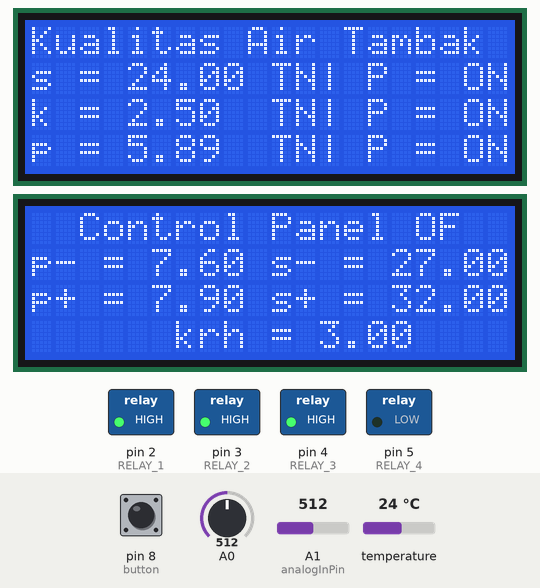
This sketch was run on a simulated Arduino Mega 2560, built with avr-gcc and run on an emulated ATmega2560. Shown: 2 × 20×4 character LCD, switched loads named in the sketch (green lamp = pin HIGH). Inputs (shaded band) come from the test bench; at power-on: temperature 24 °C, A0 = 512, pin 8 (button) HIGH, A1 (analogInPin) = 512. WiFi joins after 1.5 s; servers stay silent unless stated; what the sketch prints to the serial monitor is not drawn.

Above: at 6.4 s.
6.5 s: temperature set to 26.6 °C
At 8.0 s:
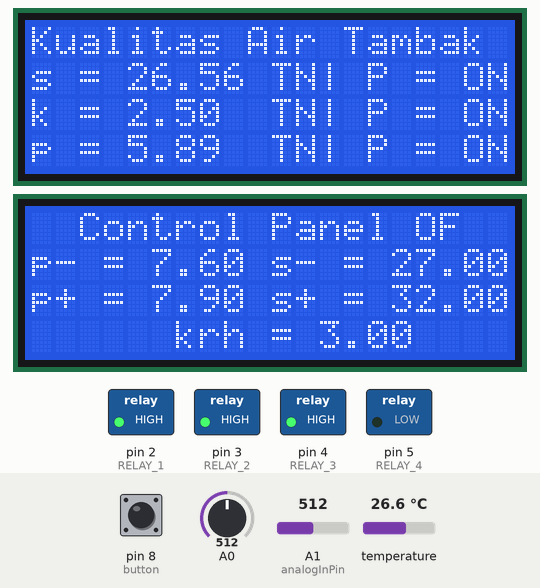
8.6 s: temperature set to 27.8 °C
At 10.0 s:
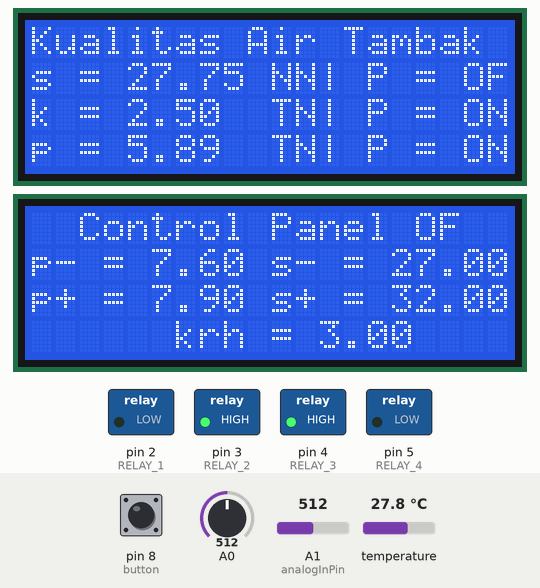
10.5 s: A0 set to 606
At 11.5 s:
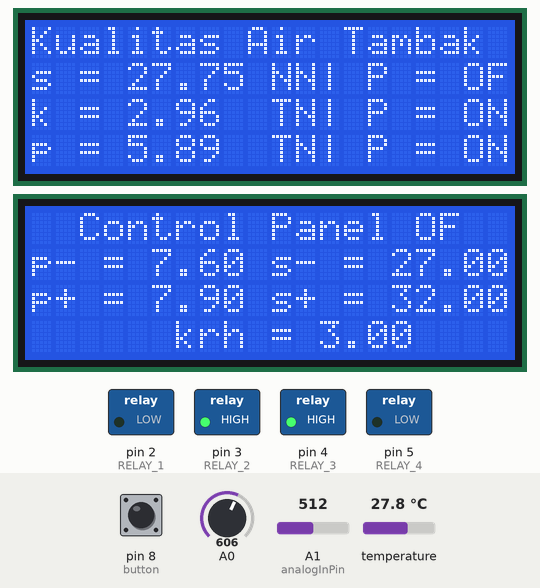
12.5 s: A0 set to 628
At 13.3 s:
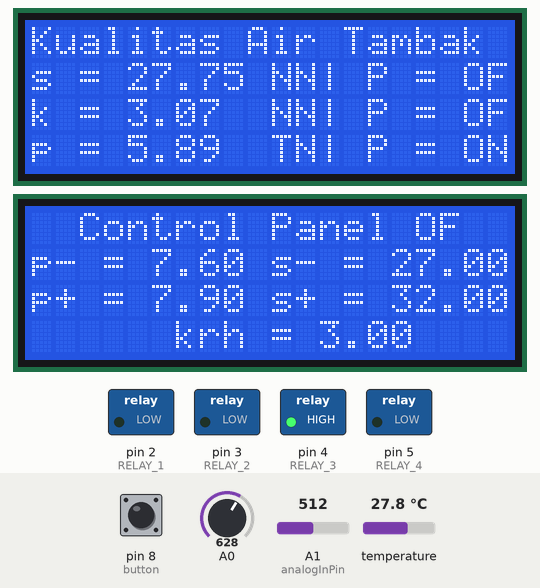
14.5 s: pin 8 (button) pulled LOW for 1 s
17.0 s: temperature set to 12 °C
At 18.4 s:
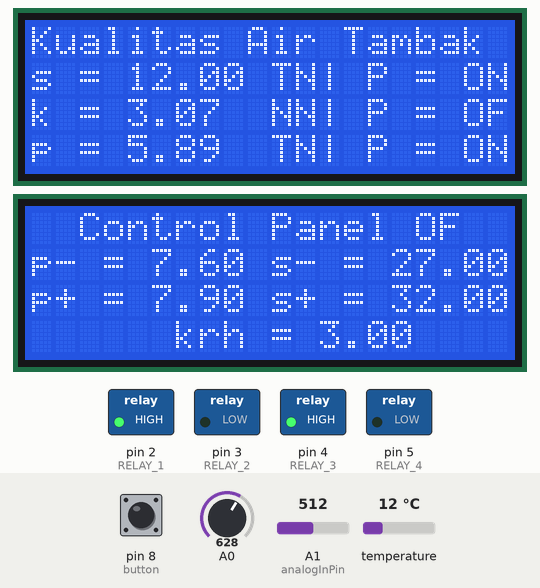
Timing chart, 0 to 19.9 s (numbered marks = the images above; inputs shaded):
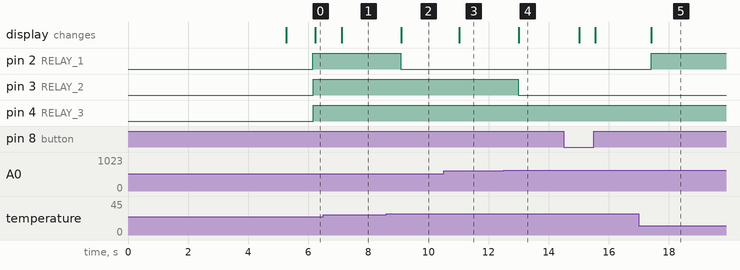

Measured:
- the behaviour switches between 26.9 and 27 °C on temperature (found by bisection; images 1 and 2)
- the behaviour switches between 614 and 615 on A0 (found by bisection; images 3 and 4)
- after the input at 6.5 s, the display: changes after 0.61 s (image 1)
- after the input at 8.6 s, pin 2 (RELAY_1): HIGH → LOW after 0.48 s; the display: changes after 0.49 s (image 2)
- after the input at 10.5 s, the display: changes after 0.53 s (image 3)
- after the input at 12.5 s, pin 3 (RELAY_2): HIGH → LOW after 0.49 s; the display: changes after 0.50 s (image 4)
- after the input at 17.0 s, pin 2 (RELAY_1): LOW → HIGH after 0.41 s; the display: changes after 0.41 s (image 5)

The sketch:

paket_kompilit_modif.ino
```cpp
#include <SPI.h>
#include <OneWire.h>
#include <DallasTemperature.h>
#include <LiquidCrystal_I2C.h>
#include <Keypad.h>
#include <Ethernet.h>
LiquidCrystal_I2C lcd(0x27,20,4);
LiquidCrystal_I2C lcd1(0x23,20,4);

byte mac[] = {0xDE, 0xAD, 0xBE, 0xEF, 0xFE, 0xED };
IPAddress ip(192,168,10,2);
char server[] = "192.168.10.1";
EthernetClient client;


//untuk keypad
const byte numRows= 4; //baris pada keypad
const byte numCols= 4; //Kolom pada keypad
char keymap[numRows][numCols]=
{
{'1', '2', '3', 'A'},
{'4', '5', '6', 'B'},
{'7', '8', '9', 'C'},
{'*', '0', '#', 'D'}
};
byte rowPins[numRows]= {39,41,43,45};
byte colPins[numCols]= {47,49,51,53};
Keypad myKeypad= Keypad(makeKeymap(keymap), rowPins, colPins, numRows, numCols);
boolean presentValue = false;

//define relay
#define RELAY_ON 0 //relay off
#define RELAY_OFF 1 //relay off
#define RELAY_1  2   // pin yang digunakan yaitu pin 2
#define RELAY_2  3   // pin yang digunakan yaitu pin 3
#define RELAY_3  4   // pin yang digunakan yaitu pin 4
#define RELAY_4  5   // pin yang digunakan yaitu pin 5

//define ph
const int analogInPin = A1;
int sensorValue = 0;
unsigned long int avgValue;
float b;
int buf[10],temp;


//untuk buzzer
int buzzer=13;


//untuk suhu
int temp_sensor = 6;
float temperature = 0;    //Variable to store the temperature in
float lowerLimit = 27.0;      //define the lower threshold for the temperature
float upperLimit = 32.0;      //define the upper threshold for the temperature

//untuk ph
float minph = 7.6;
float maxph = 7.9;
float pHValue=0;

//untuk kekeruhan
float voltage1 = 0;
float keruh=3.0;

OneWire ourWire(temp_sensor);
DallasTemperature sensors(&ourWire);
long previousMillis = 0;
long interval = 1000;
int button = 8;

void setup()
{
sensors.begin();


//untuk lcd
lcd.init();                      // initialize the lcd
lcd1.init();
lcd.backlight();
lcd1.backlight();
lcd1.setCursor(3,0);
lcd1.print("WELCOME");
lcd.setCursor(0,0);
lcd.print("PROTOTIPE MONITORING");
lcd.setCursor(0,1);
lcd.print("KUALITAS AIR TAMBAK");
lcd.setCursor(3,2);
lcd.print("IKAN KERAPU");
lcd.setCursor(1,3);
lcd.print("BERBASIS ARDUINO");
delay(5000);
lcd.clear();
lcd1.clear();

Serial.begin(9600);

pinMode(RELAY_1, OUTPUT);
digitalWrite(RELAY_1, RELAY_ON);
pinMode(RELAY_2, OUTPUT);
digitalWrite(RELAY_2, RELAY_ON);
pinMode(RELAY_3, OUTPUT);
digitalWrite(RELAY_3, RELAY_ON);
pinMode(RELAY_4, OUTPUT);
digitalWrite(RELAY_4, RELAY_ON);
//delay(1000);
Ethernet.begin(mac, ip);
lcd.setCursor(0,0);
lcd.print("Kualitas Air Tambak");
lcd.setCursor(12,1);
lcd.print("|");
lcd.setCursor(12,2);
lcd.print("|");
lcd.setCursor(12,3);
lcd.print("|");
lcd1.setCursor(2,0);
lcd1.print("Control Panel");
pinMode(button, INPUT);
digitalWrite(button, HIGH);
}


void loop(){
  if (digitalRead(button)==LOW){
  lcd1.setCursor(16,0);
  lcd1.print("ON");
  gantidata();
  Serial.println("ganti data");
  }else if (digitalRead(button)==HIGH){
  lcd1.setCursor(16,0);
  lcd1.print("OF");
  proses();
  Serial.println("proses data");
  }
  lcd1.setCursor (0,1);
  lcd1.print("p- = ");
  lcd1.setCursor (5,1);
  lcd1.print(minph);
  lcd1.setCursor (0,2);
  lcd1.print("p+ = ");
  lcd1.setCursor (5,2);
  lcd1.print(maxph);
  lcd1.setCursor (10,1);
  lcd1.print("s- = ");
  lcd1.setCursor (15,1);
  lcd1.print(lowerLimit);
  lcd1.setCursor (10,2);
  lcd1.print("s+ = ");
  lcd1.setCursor (15,2);
  lcd1.print(upperLimit);
  lcd1.setCursor (6,3);
  lcd1.print("krh = ");
  lcd1.setCursor (12,3);
  lcd1.print(keruh);
}


void gantidata(){
  char key = myKeypad.getKey();
  if (key != NO_KEY && (key=='1')){
    lowerLimit = lowerLimit - 0.1;
  }else if (key != NO_KEY && (key=='2')){
    lowerLimit = lowerLimit + 0.1;
  }
  else if (key != NO_KEY && (key=='4')){
    upperLimit = upperLimit - 0.1;
   }
  else if (key != NO_KEY && (key=='5')){
    upperLimit = upperLimit + 0.1;
   }
  else if (key != NO_KEY && (key=='7')){
    minph = minph - 0.1;
   }
   else if (key != NO_KEY && (key=='8')){
    minph = minph + 0.1;
  }
   else if (key != NO_KEY && (key=='A')){
    maxph = maxph - 0.1;
  }
   else if (key != NO_KEY && (key=='B')){
    maxph = maxph + 0.1;
  }
  else if (key != NO_KEY && (key=='*')){
    keruh = keruh - 0.1;
    //Serial.println(keruh);
  }
  else if (key != NO_KEY && (key=='0')){
    keruh = keruh + 0.1;
    //Serial.println(keruh);
  }
}


void proses()
{
  //cek suhu
  sensors.requestTemperatures();
  temperature = sensors.getTempCByIndex(0);

  //cek kondisi kekeruhan
  int sensorValue = analogRead(A0);// read the input on analog pin 0:
  float voltage1 = sensorValue * (5.0 / 1024.0); // Convert the analog reading (which goes from 0 - 1023) to a voltage (0 - 5V):


  //cek kondisi ph
    for(int i=0;i<10;i++) {
      buf[i]=analogRead(analogInPin);
      delay(10);
     }
        for(int i=0;i<9;i++)
        {
          for(int j=i+1;j<10;j++)
            {
              if(buf[i]>buf[j])
                {
                  temp=buf[i];
                  buf[i]=buf[j];
                  buf[j]=temp;
                }
            }
        }
           avgValue=0;
           for(int i=2;i<8;i++)
           avgValue+=buf[i];
           float pHVol=(float)avgValue*5.0/1024/6;
           pHValue = -5.70 * pHVol + 21.34 - 1.2;

   //cetak di lcd
    lcd.setCursor(0,1);
    lcd.print("s = ");
    lcd.print(temperature);
    lcd.setCursor(0,2);
    lcd.print("k = ");
    lcd.print(voltage1);
    lcd.setCursor(0,3);
    lcd.print("p = ");
    lcd.print(pHValue);

    //aksi suhu
    if(temperature < lowerLimit){
    digitalWrite(RELAY_1, RELAY_OFF);
    lcd.setCursor(10,1);
    lcd.print("TN");
    lcd.setCursor(14,1);
    lcd.print("P = ON");
    }else
  if(temperature >= lowerLimit && temperature <= upperLimit){
    digitalWrite(RELAY_1, RELAY_ON);
    lcd.setCursor(10,1);
    lcd.print("N");
    lcd.setCursor(14,1);
    lcd.print("P = OF");
    }else
  if(temperature > upperLimit){
  digitalWrite(RELAY_1, RELAY_OFF);
    lcd.setCursor(10,1);
    lcd.print("TN");
    lcd.setCursor(14,1);
    lcd.print("P = ON");
 }

 //penentuan aksi kekeruhan
 if(voltage1 < keruh){
    digitalWrite(RELAY_2, RELAY_OFF);
    lcd.setCursor(10,2);
    lcd.print("TN");
    lcd.setCursor(14,2);
    lcd.print("P = ON");
    }else {
    digitalWrite(RELAY_2, RELAY_ON);
    lcd.setCursor(10,2);
    lcd.print("N");
    lcd.setCursor(14,2);
    lcd.print("P = OF");
 }

  //penentuan aksi pH
  if(pHValue < minph){
    digitalWrite(RELAY_3, RELAY_OFF);
    lcd.setCursor(10,3);
    lcd.print("TN");
    lcd.setCursor(14,3);
    lcd.print("P = ON");
    //buzpend();
    }else
  if(pHValue >= minph && pHValue <= maxph){
    digitalWrite(RELAY_3, RELAY_ON);
    lcd.setCursor(10,3);
    lcd.print("N");
    lcd.setCursor(14,3);
    lcd.print("P = OF");
    }else
  if(temperature > maxph){
    digitalWrite(RELAY_3, RELAY_OFF);
    lcd.setCursor(10,3);
    lcd.print("TN");
    lcd.setCursor(14,3);
    lcd.print("P = ON");
  }

}
```
